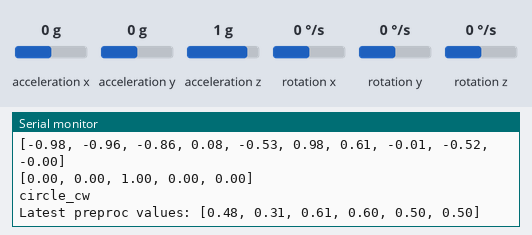
Bench run of a sketch on a simulated Arduino Uno, built with avr-gcc and run on an emulated ATmega328P. Parts: the last lines printed to the serial monitor. Wiring (inferred from the names in the program): MPU-6050 motion sensor at I2C address 0x68. Inputs (shaded band) come from the test bench; at power-on: acceleration x 0 g, acceleration y 0 g, acceleration z 1 g, rotation x 0 °/s, rotation y 0 °/s, rotation z 0 °/s.

Above: at 1.2 s.
1.3 s: acceleration x set to -1.4 g
At 1.41 s:
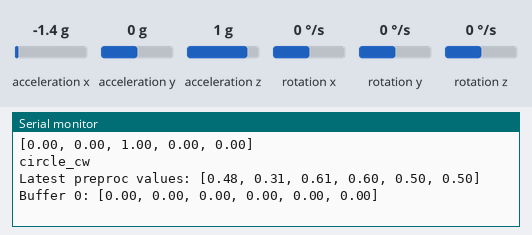
4.3 s: acceleration y set to -1.4 g
At 4.63 s:
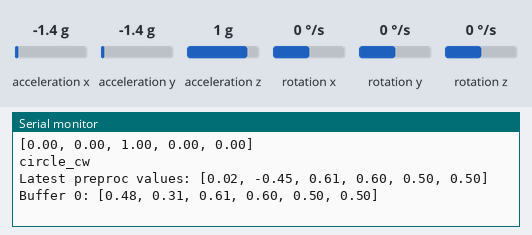
7.3 s: acceleration z set to -1.4 g
At 7.44 s:
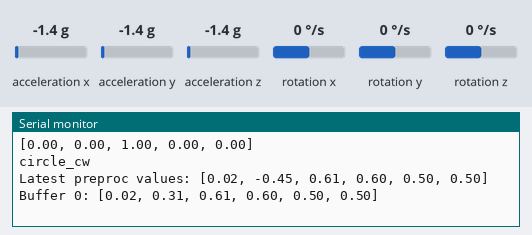
8.8 s: rotation x set to -192 °/s
At 9.06 s:
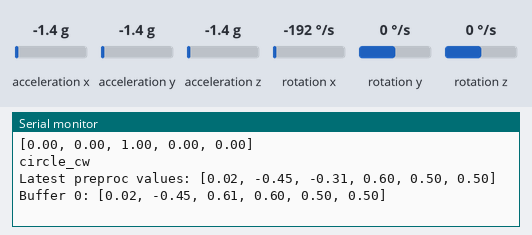
10.3 s: rotation y set to -192 °/s
At 10.67 s:
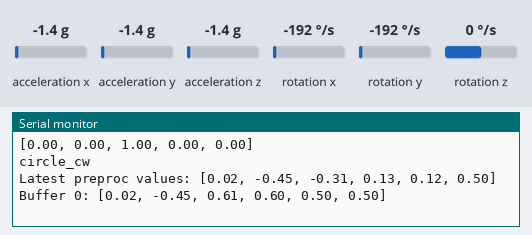
Timing chart, 0 to 13.3 s (numbered marks = the images above; inputs shaded):
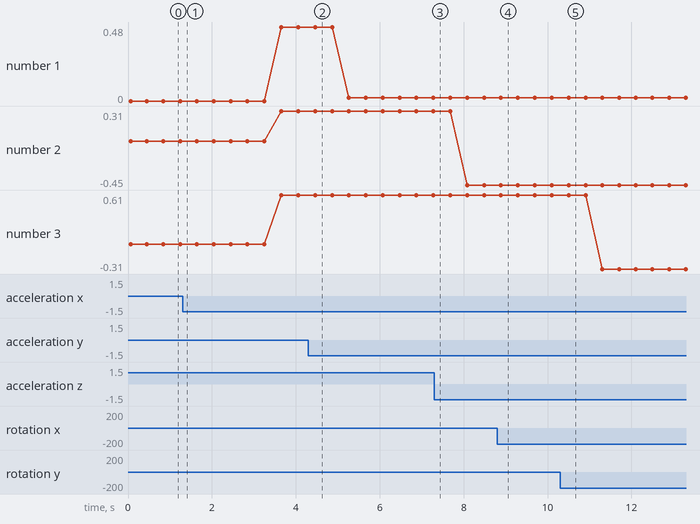

Measured:
- after the input at 4.3 s, the serial monitor: prints a new line after 0.10 s (image 2)
- after the input at 10.3 s, the serial monitor: prints a new line after 0.14 s (image 5)

The sketch:

inference.ino
```cpp
#include <Wire.h>

#include "dataBuffer.h"
#include "denseLayer.h"
#include "lstmCell.h"
#include "weights.h"

const int numClasses = 5;
const char* classes[numClasses] = {
  "default",
  "wave",
  "circle_cw",
  "circle_ccw",
  "rotate"
};

int inputSize =  6;
int hiddenSize =  10;
int seqLen = 10;

DataBuffer buffer;
float output[numClasses];
LSTMCell lstmCell(inputSize, hiddenSize);
DenseLayer denseLayer(inputSize, numClasses);

typedef struct {
    int16_t AcX;
    int16_t AcY;
    int16_t AcZ;
    int16_t GyX;
    int16_t GyY;
    int16_t GyZ;
} GyroValues;

const int MPU_addr = 0x68;
GyroValues latestValues;
float preprocessedValues[6];

int predictionsToClass(const float arr[numClasses]) {
    int largestIndex = 0;
    float largestValue = arr[0];

    for (int i = 1; i < numClasses; i++) {
        if (arr[i] > largestValue) {
            largestIndex = i;
            largestValue = arr[i];
        }
    }

    return largestIndex;
}

void setupGyroscope() {
  Wire.begin();
  Wire.beginTransmission(MPU_addr);
  Wire.write(0x6B);  // PWR_MGMT_1 register
  Wire.write(0);     // set to zero (wakes up the MPU-6050)
  Wire.endTransmission(true);
}

GyroValues readGyro(GyroValues *values) {
  Wire.beginTransmission(MPU_addr);
  Wire.write(0x3B);
  Wire.endTransmission(false);
  Wire.requestFrom(MPU_addr,14,true);

  values->AcX = Wire.read()<<8|Wire.read();
  values->AcY = Wire.read()<<8|Wire.read();
  values->AcZ = Wire.read()<<8|Wire.read();
  Wire.read()<<8|Wire.read(); // Discard the temperature value
  values->GyX = Wire.read()<<8|Wire.read();
  values->GyY = Wire.read()<<8|Wire.read();
  values->GyZ = Wire.read()<<8|Wire.read();
}

void preprocessGyroData(const GyroValues &values) {
  preprocessedValues[0] = (float)(values.AcX+24064)/(float)50236;
  preprocessedValues[1] = (float)(values.AcY+9304)/(float)30308;
  preprocessedValues[2] = (float)(values.AcZ+9712)/(float)42479;
  preprocessedValues[3] = (float)(values.GyX+32039)/(float)53771;
  preprocessedValues[4] = (float)(values.GyY+32768)/(float)65535;
  preprocessedValues[5] = (float)(values.GyZ+32768)/(float)65535;
}

int runInference() {
  for (int i = 0; i < seqLen; i++) {
    lstmCell.forward(buffer.access(i));
  }
  Serial.println(formatFloatArr(lstmCell.hiddenState, hiddenSize));

  denseLayer.forward(lstmCell.hiddenState, output);
  Serial.println(formatFloatArr(output, numClasses));
  return predictionsToClass(output);
}

String formatFloatArr(float floatArray[], int arrayLength) {
  String floatString = "["; // Initialize string with opening bracket

  // Iterate through the array and append each float to the string
  for (int i = 0; i < arrayLength; i++) {
    floatString += String(floatArray[i]);
    if (i < arrayLength - 1) {
      floatString += ", "; // Add comma and space between elements
    }
  }
  floatString += "]"; // Add closing bracket

  return floatString; // Return the constructed string
}


void setup() {
  Serial.begin(9600);
  setupGyroscope();
}

void loop() {
  readGyro(&latestValues);
  preprocessGyroData(latestValues);
  buffer.push(preprocessedValues);
  Serial.print("Latest preproc values: ");
  Serial.println(formatFloatArr(preprocessedValues, inputSize));
  Serial.print("Buffer 0: ");
  Serial.println(formatFloatArr(buffer.access(0), inputSize));
  int classIndex = runInference();
  Serial.println(classes[classIndex]);
}
```

dataBuffer.cpp
```cpp
#include "dataBuffer.h"

DataBuffer::DataBuffer() : top(-1) {
    // Initialize all elements in the stack to 0
    for (int i = 0; i < STACK_SIZE; ++i) {
        for (int j = 0; j < ARRAY_SIZE; ++j) {
            stack[i][j] = 0.0f;
        }
    }
}

void DataBuffer::push(const float data[ARRAY_SIZE]) {
    top = (top + 1) % STACK_SIZE; // Move the top index circularly
    // Copy the new data into the stack at the top index
    for (int i = 0; i < ARRAY_SIZE; ++i) {
        stack[top][i] = data[i];
    }
}

float* DataBuffer::access(int index) {
    if (index < 0 || index >= STACK_SIZE) {
        return nullptr;
    }
    int requestedIndex = (top + index + 1) % STACK_SIZE;
    return stack[requestedIndex];
}
```

dataBuffer.h
```cpp
#ifndef DATABUFFER_H
#define DATABUFFER_H

class DataBuffer {
private:
    static const int STACK_SIZE = 10;
    static const int ARRAY_SIZE = 6;

    float stack[STACK_SIZE][ARRAY_SIZE];
    int top;

public:
    DataBuffer();

    void push(const float data[ARRAY_SIZE]);
    float* access(int index);
};

#endif // DATABUFFER_H
```

denseLayer.cpp
```cpp
#include <math.h>

#include "denseLayer.h"
#include "weights.h"
#include "matrixMath.h"

DenseLayer::DenseLayer(int inputSize, int outputSize) {
    this->inputSize = inputSize;
    this->outputSize = outputSize;
}

DenseLayer::~DenseLayer() {
}

float* DenseLayer::forward(float *x, float *result) {
    // Calculate z
    float z[5];
    MatrixMath::vectorMatrixMultiply(denseLayerWeights, x, z, 10, 5);
    MatrixMath::vectorAdd(z, denseLayerBiases, z, 5);

    // Calculate exp_z
    float max_z = z[0];
    for (int i = 1; i < this->outputSize; i++) {
        if (z[i] > max_z) {
            max_z = z[i];
        }
    }

    float exp_sum = 0.0;
    for (int i = 0; i < this->outputSize; i++) {
        result[i] = exp(z[i] - max_z);
        exp_sum += result[i];
    }

    // Normalize and return
    for (int i = 0; i < this->outputSize; i++) {
        result[i] /= exp_sum;
    }

    return result;
}
```

denseLayer.h
```cpp
#ifndef DENSELAYER_H
#define DENSELAYER_H

class DenseLayer {
public:
    int inputSize;
    int outputSize;


    DenseLayer(int inputSize, int output_size);
    ~DenseLayer();

    float* forward(float *input, float *output);
};

#endif
```

lstmCell.cpp
```cpp
#include "lstmCell.h"
#include "weights.h"
#include "matrixMath.h"

LSTMCell::LSTMCell(int inputSize, int hiddenSize) {
    this->inputSize = inputSize;
    this->hiddenSize = hiddenSize;
    this->hiddenState = new float[hiddenSize];
    this->cellState = new float[hiddenSize];
    for (int i = 0; i < hiddenSize; i++) {
        this->hiddenState[i] = 0.0;
        this->cellState[i] = 0.0;
    }
}

LSTMCell::~LSTMCell() {
    delete[] hiddenState;
    delete[] cellState;
}

void LSTMCell::forward(float x_t[6]) {
    // Input gate
    float inputGate[this->hiddenSize];
    float ig_1[this->hiddenSize];
    float ig_2[this->hiddenSize];

    MatrixMath::vectorMatrixMultiply(lstmIxWeights, x_t, ig_1, this->inputSize, this->hiddenSize);
    MatrixMath::vectorMatrixMultiply(lstmIhWeights, this->hiddenState, ig_2, this->hiddenSize, this->hiddenSize);
    MatrixMath::vectorAdd(ig_1, ig_2, inputGate, this->hiddenSize);
    MatrixMath::vectorAdd(inputGate, lstmIBiases, inputGate, this->hiddenSize);
    MatrixMath::sigmoid(inputGate, inputGate, this->hiddenSize);

    // Forget gate
    float forgetGate[this->hiddenSize];
    float fg_1[this->hiddenSize];
    float fg_2[this->hiddenSize];
    MatrixMath::vectorMatrixMultiply(lstmFxWeights, x_t, fg_1, this->inputSize, this->hiddenSize);
    MatrixMath::vectorMatrixMultiply(lstmFhWeights, this->hiddenState, fg_2, this->hiddenSize, this->hiddenSize);
    MatrixMath::vectorAdd(fg_1, fg_2, forgetGate, this->hiddenSize);
    MatrixMath::vectorAdd(forgetGate, lstmFBiases, forgetGate, this->hiddenSize);
    MatrixMath::sigmoid(forgetGate, forgetGate, this->hiddenSize);

    // Cell state update
    float tilde_c_t[this->hiddenSize];
    float ct_1[this->hiddenSize];
    float ct_2[this->hiddenSize];
    MatrixMath::vectorMatrixMultiply(lstmCxWeights, x_t, ct_1, this->inputSize, this->hiddenSize);
    MatrixMath::vectorMatrixMultiply(lstmChWeights, this->hiddenState, ct_2, this->hiddenSize, this->hiddenSize);
    MatrixMath::vectorAdd(ct_1, ct_2, tilde_c_t, this->hiddenSize);
    MatrixMath::vectorAdd(tilde_c_t, lstmCBiases, tilde_c_t, this->hiddenSize);

    MatrixMath::tanhActivation(tilde_c_t, tilde_c_t, this->hiddenSize);
    MatrixMath::vectorMultiply(forgetGate, this->cellState, ct_1, this->hiddenSize);
    MatrixMath::vectorMultiply(inputGate, tilde_c_t, ct_2, this->hiddenSize);
    MatrixMath::vectorAdd(ct_1, ct_2, this->cellState, this->hiddenSize);


    // Output gate
    float outputGate[this->hiddenSize];
    float og_1[this->hiddenSize];
    float og_2[this->hiddenSize];
    MatrixMath::vectorMatrixMultiply(lstmOxWeights, x_t, og_1, this->inputSize, this->hiddenSize);
    MatrixMath::vectorMatrixMultiply(lstmOhWeights, this->hiddenState, og_2, this->hiddenSize, this->hiddenSize);
    MatrixMath::vectorAdd(og_1, og_2, outputGate, this->hiddenSize);
    MatrixMath::vectorAdd(outputGate, lstmOBiases, outputGate, this->hiddenSize);
    MatrixMath::sigmoid(outputGate, outputGate, this->hiddenSize);

    // Hidden state update
    float tanh_ct[this->hiddenSize];
    MatrixMath::tanhActivation(this->cellState, tanh_ct, this->hiddenSize);
    MatrixMath::vectorMultiply(outputGate, tanh_ct, this->hiddenState, this->hiddenSize);
}
```

lstmCell.h
```cpp
// lstmCell.h
#ifndef LSTMCELL_H
#define LSTMCELL_H

class LSTMCell {
public:
    int inputSize;
    int hiddenSize;
    float *hiddenState, *cellState;

    LSTMCell(int inputSize, int hiddenSize);
    ~LSTMCell();
    void forward(float *input);
};

#endif
```

matrixMath.cpp
```cpp
// matrixMath.cpp
#include <math.h>
#include <avr/pgmspace.h>

#include "matrixMath.h"

void MatrixMath::vectorMatrixMultiply(const float *matrix, const float *vector, float *result, const int vectorSize, const int matrixSize) {
    // NOTE: this function assumes that the matrix is stored in program memory!
    for (int i = 0; i < matrixSize; i++) {
        result[i] = 0;
        for (int j = 0; j < vectorSize; j++) {
            result[i] += vector[j] * pgm_read_float(&matrix[i * vectorSize + j]);
        }
    }
}

void MatrixMath::vectorMultiply(const float *vector1, const float *vector2, float *result, const int vectorSize) {
    for (int i = 0; i < vectorSize; i++) {
        result[i] = vector1[i] * vector2[i];
    }
}

void MatrixMath::vectorAdd(const float *vector1, const float *vector2, float *result, const int vectorSize) {
    for (int i = 0; i < vectorSize; i++) {
        result[i] = vector1[i] + vector2[i];
    }
}

void MatrixMath::sigmoid(const float *input, float *output, const int size) {
    for (int i = 0; i < size; i++) {
        output[i] = 1.0 / (1.0 + exp(-input[i]));
    }
}

void MatrixMath::tanhActivation(const float *input, float *output, const int size) {
    for (int i = 0; i < size; i++) {
        output[i] = tanh(input[i]);
    }
}
```

matrixMath.h
```cpp
// matrixMath.h
#ifndef MATRIXMATH_H
#define MATRIXMATH_H

class MatrixMath {
public:
    static void vectorMatrixMultiply(const float *matrix, const float *vector, float *result, const int vectorSize, const int matrixSize);
    static void vectorMultiply(const float *vector1, const float *vector2, float *result, const int vectorSize);
    static void vectorAdd(const float *vector1, const float *vector2, float *result, const int vectorSize);
    static void sigmoid(const float *input, float *output, const int size);
    static void tanhActivation(const float *input, float *output, const int size);
};

#endif
```

weights.h
```cpp
// weights.h
#ifndef WEIGHTS_H
#define WEIGHTS_H

#include <avr/pgmspace.h>


extern const float lstmIxWeights[60];
extern const float lstmIhWeights[100];
extern const float lstmFxWeights[60];
extern const float lstmFhWeights[100];
extern const float lstmCxWeights[60];
extern const float lstmChWeights[100];
extern const float lstmOxWeights[60];
extern const float lstmOhWeights[100];
extern const float lstmIBiases[10];
extern const float lstmFBiases[10];
extern const float lstmCBiases[10];
extern const float lstmOBiases[10];
extern const float denseLayerWeights[50];
extern const float denseLayerBiases[5];

#endif
```

Source omitted: weights.cpp (9684 bytes)
